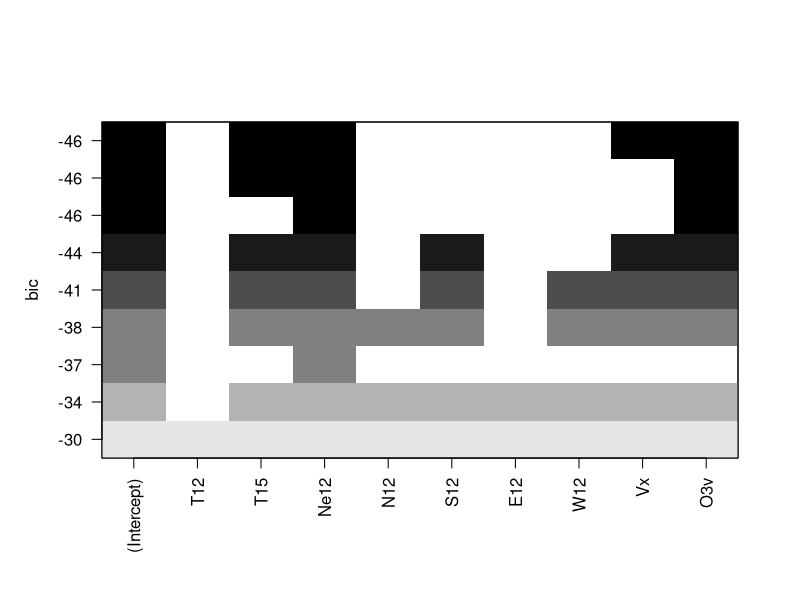
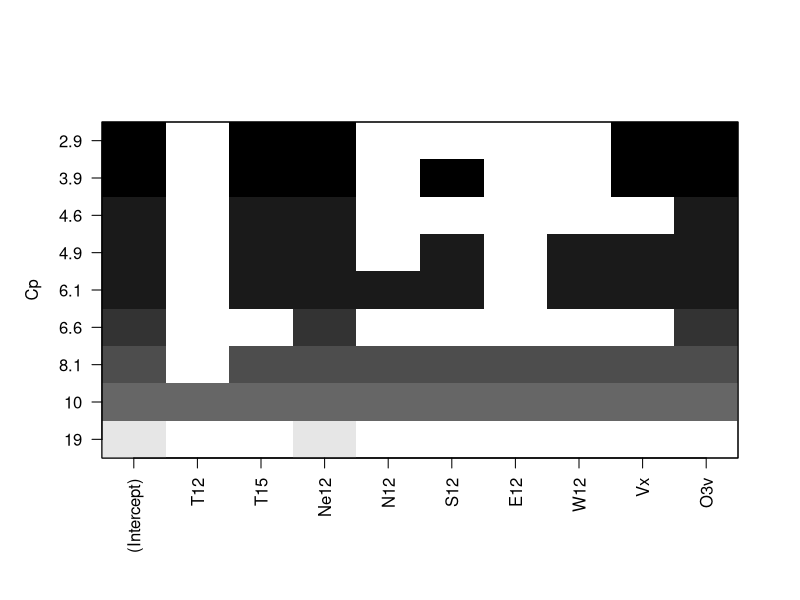
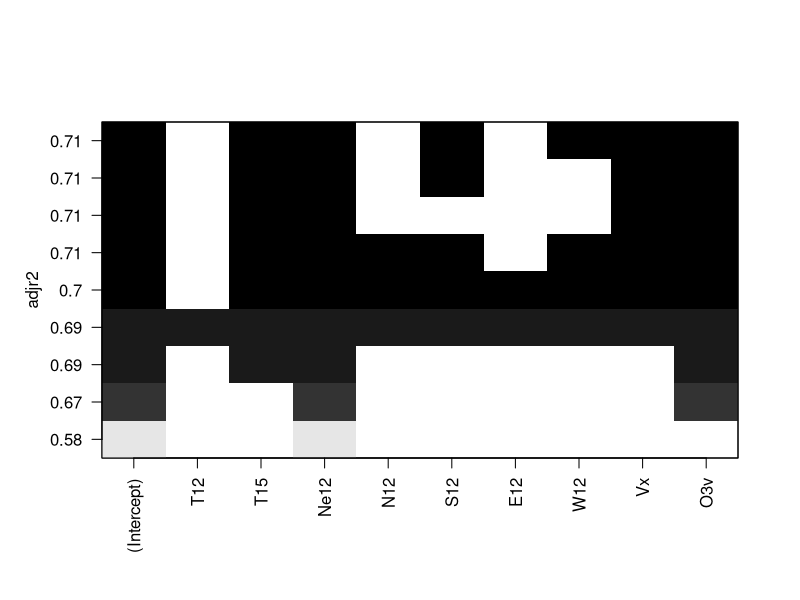
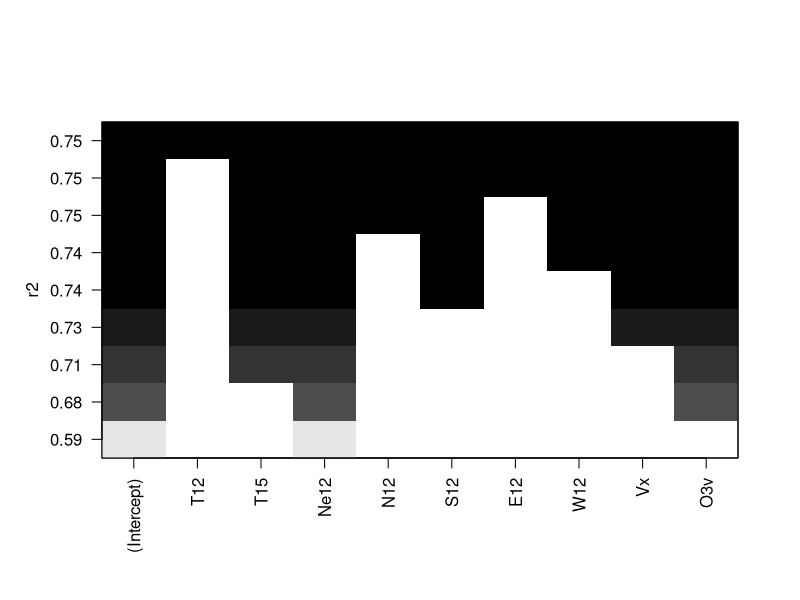

Write the R code that produced these figures, in order.
## ---- chunk 1
ozone <- read.table("ozone.txt", header = T, sep = ";")
library(leaps)
recherche <- regsubsets(O3 ~ T12 + T15 + Ne12 + N12 + S12 + E12 + W12 + Vx + O3v, int = T,nbest = 1, nvmax = 10, method = "exhaustive", data = ozone)
## ---- chunk 2
plot(recherche, scale = "bic")
plot(recherche, scale = "Cp")
plot(recherche, scale = "adjr2")
plot(recherche, scale = "r2")
## ---- chunk 3
resume <- summary(recherche)
nomselec <- colnames(resume$which)[resume$which[which.min(resume$bic),]][-1]
formule <- formula(paste("O3~",paste(nomselec,collapse="+")))
modeleslectionne <- lm(formule, data = ozone)
modeleslectionne
